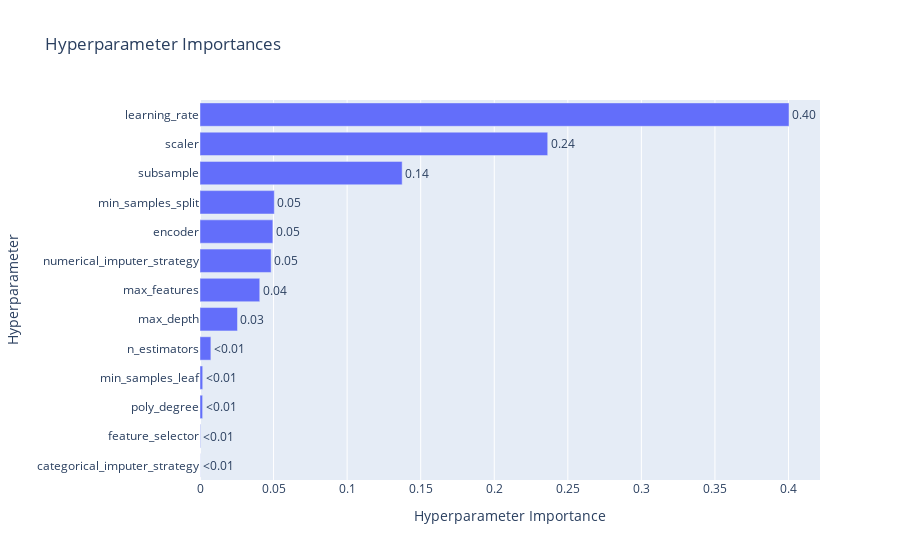

This figure's notebook cell:
### Code cell
ov.plot_param_importances(GradientBoostingRegressor_study)

### Figure 1 — Plotly figure (JSON) as saved in the notebook; plotly's stock layout.template omitted (floating-point values rounded to 4 significant figures)
{"data": [{"cliponaxis": false, "hovertemplate": ["categorical_imputer_strategy (CategoricalDistribution): 8.568310901661591e-05<extra></extra>", "feature_selector (CategoricalDistribution): 0.00030527404905923234<extra></extra>", "poly_degree (IntDistribution): 0.0017838328749470655<extra></extra>", "min_samples_leaf (IntDistribution): 0.001850091909131<extra></extra>", "n_estimators (IntDistribution): 0.007402356081299307<extra></extra>", "max_depth (IntDistribution): 0.025483737675278437<extra></extra>", "max_features (FloatDistribution): 0.040616384313276<extra></extra>", "numerical_imputer_strategy (CategoricalDistribution): 0.048343075328090415<extra></extra>", "encoder (CategoricalDistribution): 0.04952894096656741<extra></extra>", "min_samples_split (IntDistribution): 0.0505111645869945<extra></extra>", "subsample (FloatDistribution): 0.1374111189369446<extra></extra>", "scaler (CategoricalDistribution): 0.2363448929249974<extra></extra>", "learning_rate (FloatDistribution): 0.4003334472443982<extra></extra>"], "name": "Objective Value", "orientation": "h", "text": ["<0.01", "<0.01", "<0.01", "<0.01", "<0.01", "0.03", "0.04", "0.05", "0.05", "0.05", "0.14", "0.24", "0.40"], "textposition": "outside", "type": "bar", "x": [8.568e-05, 0.0003053, 0.001784, 0.00185, 0.007402, 0.02548, 0.04062, 0.04834, 0.04953, 0.05051, 0.1374, 0.2363, 0.4003], "y": ["categorical_imputer_strategy", "feature_selector", "poly_degree", "min_samples_leaf", "n_estimators", "max_depth", "max_features", "numerical_imputer_strategy", "encoder", "min_samples_split", "subsample", "scaler", "learning_rate"]}], "layout": {"title": {"text": "Hyperparameter Importances"}, "xaxis": {"title": {"text": "Hyperparameter Importance"}}, "yaxis": {"title": {"text": "Hyperparameter"}}}}
